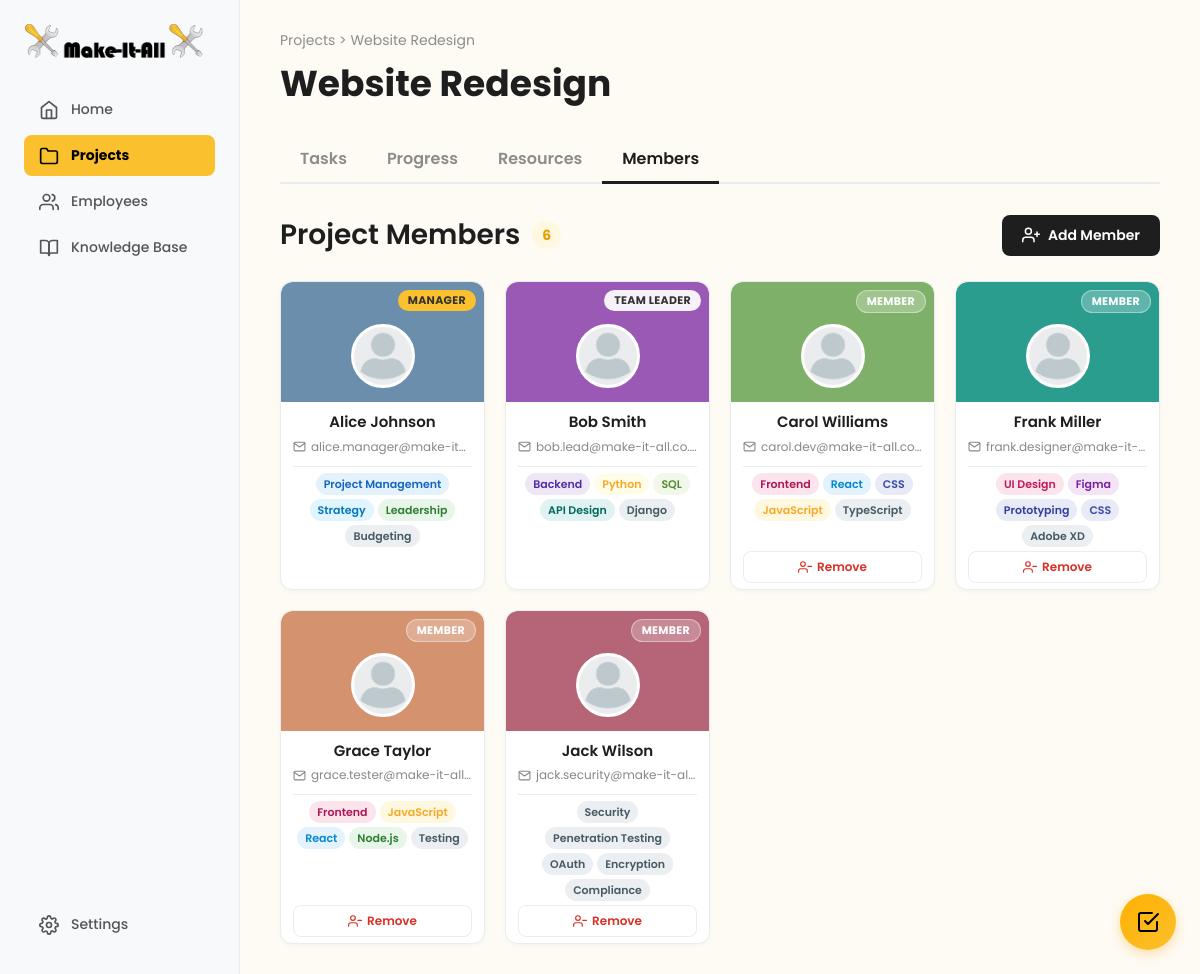
Before: /user/project/project-members.php?project_id=1 (signed in) with the older database file.
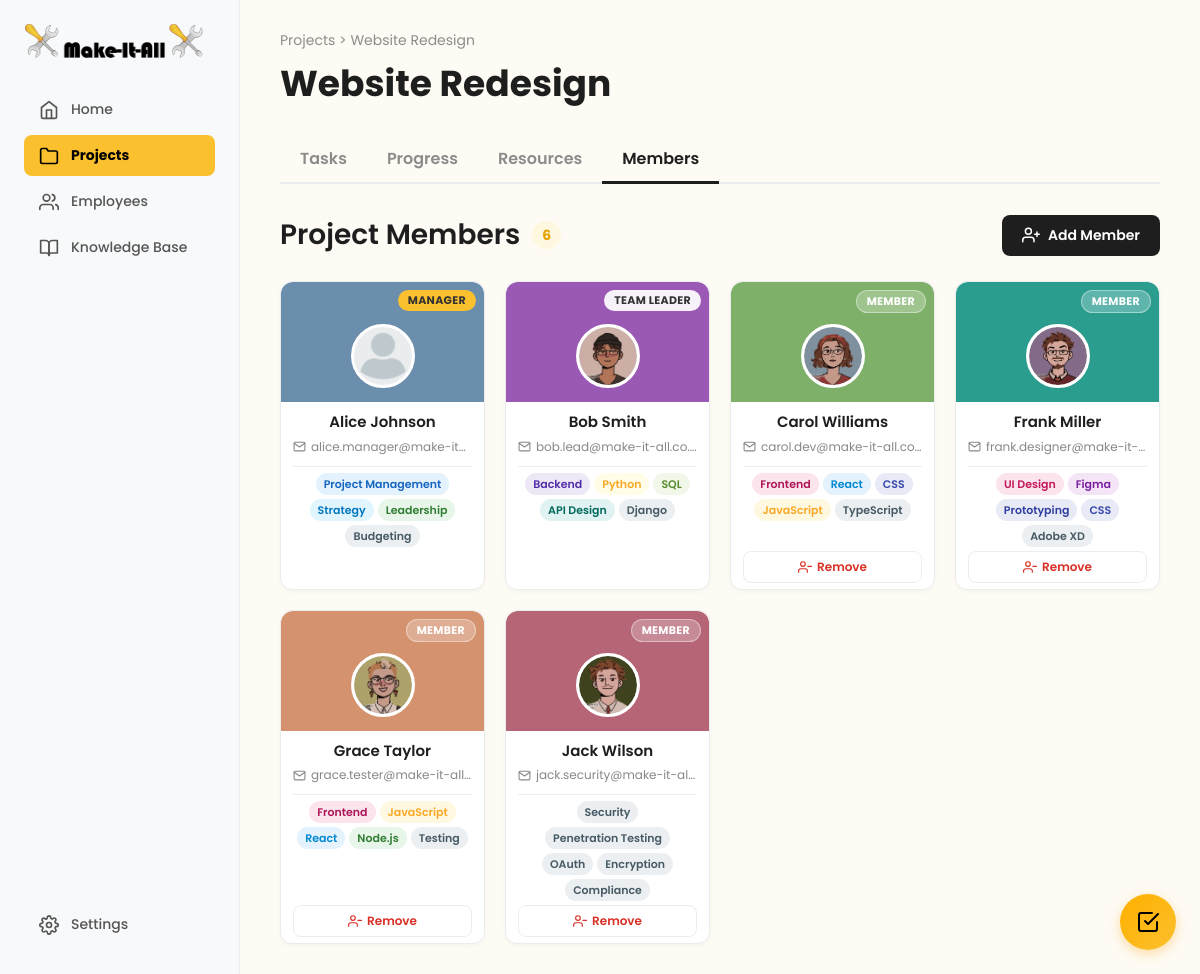
After: the same page with the newer database file.
### tables this page shows
CREATE TABLE project_members (
    project_member_id INT AUTO_INCREMENT PRIMARY KEY,
    project_id INT NOT NULL,
    user_id INT NOT NULL,
    project_role ENUM('team_leader', 'member') DEFAULT 'member',
    joined_at TIMESTAMP DEFAULT CURRENT_TIMESTAMP,
    left_at TIMESTAMP NULL COMMENT 'Soft delete - set when member leaves project',
    FOREIGN KEY (project_id) REFERENCES projects(project_id) ON DELETE CASCADE,
    FOREIGN KEY (user_id) REFERENCES users(user_id) ON DELETE CASCADE,
    UNIQUE KEY unique_project_user (project_id, user_id),
    INDEX idx_project (project_id),
    INDEX idx_user (user_id),
    INDEX idx_left_at (left_at)
);

CREATE TABLE users (
    user_id INT AUTO_INCREMENT PRIMARY KEY,
    email VARCHAR(255) NOT NULL UNIQUE,
    password_hash VARCHAR(255) NULL COMMENT 'NULL for non-registered employees',
    is_registered BOOLEAN DEFAULT FALSE,
    first_name VARCHAR(100) NOT NULL,
    last_name VARCHAR(100) NOT NULL,
    profile_picture VARCHAR(255) DEFAULT '/default-avatar.png',
    role ENUM('manager', 'team_leader', 'team_member', 'technical_specialist') NOT NULL DEFAULT 'team_member',
    department VARCHAR(100),
    specialties TEXT COMMENT 'JSON array: ["Frontend", "React", "UX Design"]',
    manager_id INT NULL COMMENT 'Self-referencing FK - who manages this user',
    is_active BOOLEAN DEFAULT TRUE,
    last_login TIMESTAMP NULL,
    created_at TIMESTAMP DEFAULT CURRENT_TIMESTAMP,
    updated_at TIMESTAMP DEFAULT CURRENT_TIMESTAMP ON UPDATE CURRENT_TIMESTAMP,
    FOREIGN KEY (manager_id) REFERENCES users(user_id) ON DELETE SET NULL,
    INDEX idx_email (email),
    INDEX idx_role (role),
    INDEX idx_manager (manager_id),
    INDEX idx_is_registered (is_registered),
    INDEX idx_is_active (is_active)
);

### actions/guard_project_access.php (called while the page is built, shortened)
<?php
function guardProjectAccess(PDO $db, int $projectId, int $userId): array
{
    $stmt = $db->prepare("
        SELECT
            p.project_id,
            p.project_name,
            p.description,
            p.status,
            p.deadline,
            p.team_leader_id,
            p.created_by,
            CASE WHEN p.team_leader_id = :uid THEN 1 ELSE 0 END AS is_team_leader,
            CASE WHEN pm.user_id IS NOT NULL THEN 1 ELSE 0 END AS is_member
        FROM projects p
        LEFT JOIN project_members pm
            ON pm.project_id = p.project_id
           AND pm.user_id = :uid
           AND pm.left_at IS NULL
        WHERE p.project_id = :pid
          AND (
              p.created_by = :uid
              OR p.team_leader_id = :uid
              OR pm.user_id IS NOT NULL
          )
        LIMIT 1
    ");
    $stmt->execute([':pid' => $projectId, ':uid' => $userId]);
    $project = $stmt->fetch(PDO::FETCH_ASSOC);
    $roleLower = strtolower((string)($_SESSION['role'] ?? ''));
    $isManager = ($roleLower === 'manager');
    $isTeamLeaderOfThisProject = ((int)$project['is_team_leader'] === 1);
    $canManageProject = $isManager || $isTeamLeaderOfThisProject;
    $canCloseProject = $isManager;
    return [
        'project' => $project,
        'isManager' => $isManager,
        'isTeamLeaderOfThisProject' => $isTeamLeaderOfThisProject,
        'canManageProject' => $canManageProject,
        'canCloseProject' => $canCloseProject,
    ];
}

### user/project/project-members.php (the view, shortened to what the changed rows need)
<?php
require_once __DIR__ . "/../../actions/guard_project_access.php";
$projectId = $_SESSION['current_project_id'] ?? null;
$userId = (int) $_SESSION['user_id'];
$database = new Database();
$pdo = $database->getConnection();
$access = guardProjectAccess($pdo, (int) $projectId, $userId);
$project = $access['project'];
$isManager = $access['isManager'];
$bannerColors = [
    '#5B9BD5', '#7FB069', '#9B59B6', '#D4926F', '#45B7B8',
    '#6C8EAD', '#2A9D8F', '#B56576', '#52796F', '#7D8FA0',
];
$specialtyClassMap = [
    'Project Management' => 'spec-project-management',
    'Strategy'           => 'spec-strategy',
    'Leadership'         => 'spec-leadership',
    'Backend'            => 'spec-backend',
    'Python'             => 'spec-python',
    'SQL'                => 'spec-sql',
    'API Design'         => 'spec-api-design',
    'Frontend'           => 'spec-frontend',
    'React'              => 'spec-react',
    'CSS'                => 'spec-css',
    'JavaScript'         => 'spec-javascript',
    'Node.js'            => 'spec-node-js',
    'MongoDB'            => 'spec-mongodb',
    'DevOps'             => 'spec-devops',
    'AWS'                => 'spec-aws',
    'Docker'             => 'spec-docker',
    'CI/CD'              => 'spec-ci-cd',
    'UI Design'          => 'spec-ui-design',
    'Figma'              => 'spec-figma',
    'Prototyping'        => 'spec-prototyping',
];
$stmt = $pdo->prepare("
    SELECT
        u.user_id, u.first_name, u.last_name, u.email,
        u.profile_picture, u.specialties, u.role AS system_role,
        pm.project_role
    FROM project_members pm
    INNER JOIN users u ON u.user_id = pm.user_id
    WHERE pm.project_id = :pid AND pm.left_at IS NULL
    ORDER BY
        CASE pm.project_role
            WHEN 'team_leader' THEN 1
            ELSE 2
        END,
        u.first_name ASC
");
$stmt->execute([':pid' => $projectId]);
$members = $stmt->fetchAll(PDO::FETCH_ASSOC);
$managerId = (int) $project['created_by'];
$teamLeaderId = (int) $project['team_leader_id'];
$managerInList = false;
if (!$managerInList) {
    $stmt = $pdo->prepare("
        SELECT user_id, first_name, last_name, email, profile_picture, specialties, role AS system_role
        FROM users WHERE user_id = :uid
    ");
    $stmt->execute([':uid' => $managerId]);
    $manager = $stmt->fetch(PDO::FETCH_ASSOC);
    if ($manager) {
        $manager['project_role'] = 'manager';
        array_unshift($members, $manager);
    }
}
$memberCount = count($members);
function getMemberColor($uid, $bannerColors, &$colorMap) {
    $color = $bannerColors[array_rand($bannerColors)];
    return $color;
}
?>
<!DOCTYPE html>
<html lang="en">
<head>
    <link rel="stylesheet" href="../dashboard.css">
    <link rel="stylesheet" href="progress.css">
    <link rel="stylesheet" href="project-members.css">
</head>
<body id="project-members-page">
<div class="dashboard-container">
    <main class="main-content">
        <header class="project-header">
            <div class="project-header-top">
                <div class="breadcrumbs-title">
                    <h1 id="project-name-header"><?= htmlspecialchars($project['project_name']) ?></h1>
                </div>
            </div>
        </header>
        <div class="members-content">
            <div class="members-header">
                <h2>
                    Project Members
                    <span class="members-count-badge" id="members-count"><?= $memberCount ?></span>
                </h2>
            </div>
            <div class="members-grid" id="members-grid">
                <?php foreach ($members as $member): ?>
                    <?php
                        $uid = (int) $member['user_id'];
                        $fullName = htmlspecialchars($member['first_name'] . ' ' . $member['last_name']);
                        $email = htmlspecialchars($member['email']);
                        $profilePic = htmlspecialchars($member['profile_picture']);
                        $bannerColor = getMemberColor($uid, $bannerColors, $_SESSION['employee_colors']);
                        $displayRole = 'Member';
                        $roleClass = 'role-member';
                        if ($uid === $managerId) {
                            $displayRole = 'Manager';
                            $roleClass = 'role-manager';
                        } elseif ($uid === $teamLeaderId || $member['project_role'] === 'team_leader') {
                            $displayRole = 'Team Leader';
                            $roleClass = 'role-team-leader';
                        }
                        $specialties = [];
                        if (!empty($member['specialties'])) {
                            $specialties = json_decode($member['specialties'], true)
                                ?? explode(',', $member['specialties']);
                            $specialties = array_map('trim', $specialties);
                        }
                        $canRemove = $isManager && $uid !== $managerId && $uid !== $teamLeaderId;
                        $isClickable = $isManager && $uid !== $userId;
                        $cardClasses = 'member-card' . ($isClickable ? ' clickable' : '');
                    ?>
                    <div class="<?= $cardClasses ?>" data-user-id="<?= $uid ?>"<?php if ($isClickable): ?> data-profile-url="../employees/employee-profile.php?id=<?= $uid ?>"<?php endif; ?>>
                        <div class="member-card-top" style="background-color: <?= htmlspecialchars($bannerColor) ?>;">
                            <span class="member-role-badge <?= $roleClass ?>"><?= $displayRole ?></span>
                            <div class="member-avatar">
                                <img src="<?= $profilePic ?>" alt="<?= $fullName ?>">
                            </div>
                        </div>
                        <div class="member-card-body">
                            <h4 class="member-name"><?= $fullName ?></h4>
                            <p class="member-email">
                                <i data-feather="mail"></i>
                                <span><?= $email ?></span>
                            </p>
                            <?php if (!empty($specialties)): ?>
                                <div class="member-specialties">
                                    <?php foreach ($specialties as $skill): ?>
                                        <?php $skillClass = $specialtyClassMap[trim($skill)] ?? 'spec-default'; ?>
                                        <span class="specialty-pill <?= $skillClass ?>">
                                            <?= htmlspecialchars(trim($skill)) ?>
                                        </span>
                                    <?php endforeach; ?>
                                </div>
                            <?php endif; ?>
                            <?php if ($canRemove): ?>
                                <button type="button" class="remove-member-btn" data-user-id="<?= $uid ?>" data-name="<?= $fullName ?>">
                                    <i data-feather="user-minus"></i>
                                    Remove
                                </button>
                            <?php endif; ?>
                        </div>
                    </div>
                <?php endforeach; ?>
            </div>
        </div>
    </main>
</div>
</body>
</html>

Changed rows visible on the page:
changed through a linked row, project_members "Bob Smith": user.profile_picture: picture added in place of a placeholder
changed through a linked row, project_members "Carol Williams": user.profile_picture: picture added in place of a placeholder
changed through a linked row, project_members "Frank Miller": user.profile_picture: picture added in place of a placeholder
changed through a linked row, project_members "Grace Taylor": user.profile_picture: picture added in place of a placeholder
changed through a linked row, project_members "Jack Wilson": user.profile_picture: picture added in place of a placeholder
